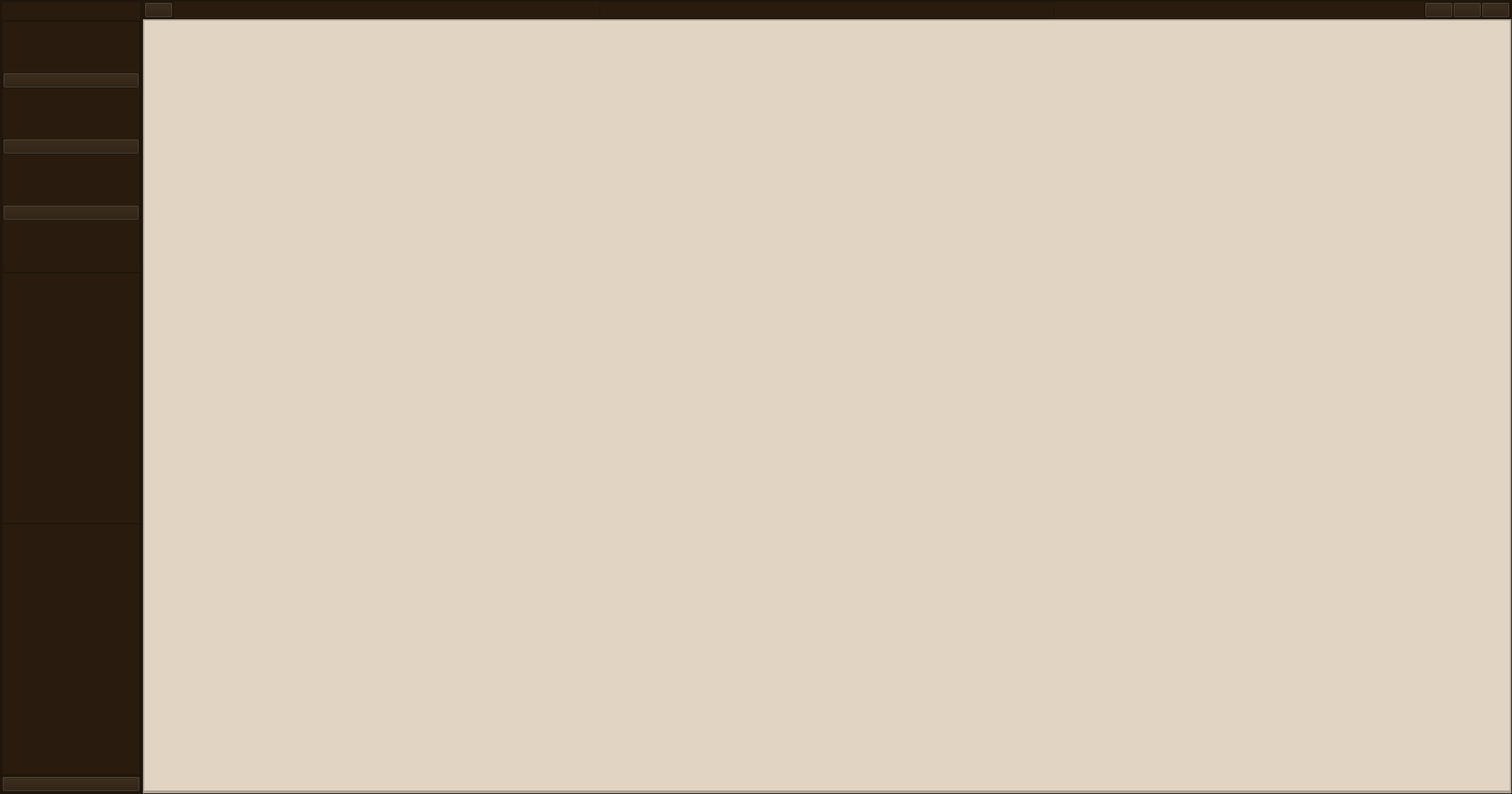
<?xml version="1.0" encoding="UTF-8"?>
<ui version="4.0">
 <class>MainWindow</class>
 <widget class="QMainWindow" name="MainWindow">
  <property name="geometry">
   <rect>
    <x>0</x>
    <y>0</y>
    <width>2126</width>
    <height>1116</height>
   </rect>
  </property>
  <property name="windowTitle">
   <string>MainWindow</string>
  </property>
  <property name="styleSheet">
   <string notr="true"/>
  </property>
  <widget class="QWidget" name="centralwidget">
   <property name="styleSheet">
    <string notr="true">background-color:rgb(41, 28, 14)</string>
   </property>
   <layout class="QHBoxLayout" name="horizontalLayout">
    <property name="spacing">
     <number>0</number>
    </property>
    <property name="leftMargin">
     <number>0</number>
    </property>
    <property name="topMargin">
     <number>0</number>
    </property>
    <property name="rightMargin">
     <number>0</number>
    </property>
    <property name="bottomMargin">
     <number>0</number>
    </property>
    <item>
     <widget class="QFrame" name="sideMenuContainer">
      <property name="minimumSize">
       <size>
        <width>200</width>
        <height>0</height>
       </size>
      </property>
      <property name="maximumSize">
       <size>
        <width>0</width>
        <height>16777215</height>
       </size>
      </property>
      <property name="frameShape">
       <enum>QFrame::StyledPanel</enum>
      </property>
      <property name="frameShadow">
       <enum>QFrame::Raised</enum>
      </property>
      <layout class="QVBoxLayout" name="verticalLayout_2">
       <property name="spacing">
        <number>0</number>
       </property>
       <property name="leftMargin">
        <number>0</number>
       </property>
       <property name="topMargin">
        <number>0</number>
       </property>
       <property name="rightMargin">
        <number>0</number>
       </property>
       <property name="bottomMargin">
        <number>0</number>
       </property>
       <item>
        <widget class="QFrame" name="sideMenu">
         <property name="minimumSize">
          <size>
           <width>196</width>
           <height>0</height>
          </size>
         </property>
         <property name="styleSheet">
          <string notr="true">background-color: rgb(41, 28, 14)</string>
         </property>
         <property name="frameShape">
          <enum>QFrame::StyledPanel</enum>
         </property>
         <property name="frameShadow">
          <enum>QFrame::Raised</enum>
         </property>
         <layout class="QVBoxLayout" name="verticalLayout_3">
          <property name="spacing">
           <number>0</number>
          </property>
          <property name="leftMargin">
           <number>0</number>
          </property>
          <property name="topMargin">
           <number>0</number>
          </property>
          <property name="rightMargin">
           <number>0</number>
          </property>
          <property name="bottomMargin">
           <number>0</number>
          </property>
          <item alignment="Qt::AlignTop">
           <widget class="QFrame" name="frame">
            <property name="frameShape">
             <enum>QFrame::StyledPanel</enum>
            </property>
            <property name="frameShadow">
             <enum>QFrame::Raised</enum>
            </property>
            <layout class="QVBoxLayout" name="verticalLayout_4">
             <property name="spacing">
              <number>0</number>
             </property>
             <property name="leftMargin">
              <number>0</number>
             </property>
             <property name="topMargin">
              <number>11</number>
             </property>
             <property name="rightMargin">
              <number>0</number>
             </property>
             <property name="bottomMargin">
              <number>0</number>
             </property>
             <item alignment="Qt::AlignHCenter|Qt::AlignTop">
              <widget class="QLabel" name="label">
               <property name="text">
                <string/>
               </property>
               <property name="pixmap">
                <pixmap resource="images.qrc">:/icons/images/icons/logo.png</pixmap>
               </property>
              </widget>
             </item>
            </layout>
           </widget>
          </item>
          <item>
           <widget class="QFrame" name="frame_5">
            <property name="sizePolicy">
             <sizepolicy hsizetype="Preferred" vsizetype="Expanding">
              <horstretch>0</horstretch>
              <verstretch>0</verstretch>
             </sizepolicy>
            </property>
            <property name="frameShape">
             <enum>QFrame::StyledPanel</enum>
            </property>
            <property name="frameShadow">
             <enum>QFrame::Raised</enum>
            </property>
            <layout class="QVBoxLayout" name="verticalLayout_5">
             <property name="spacing">
              <number>0</number>
             </property>
             <property name="leftMargin">
              <number>0</number>
             </property>
             <property name="topMargin">
              <number>0</number>
             </property>
             <property name="rightMargin">
              <number>0</number>
             </property>
             <property name="bottomMargin">
              <number>0</number>
             </property>
             <item>
              <widget class="QFrame" name="frame_7">
               <property name="frameShape">
                <enum>QFrame::StyledPanel</enum>
               </property>
               <property name="frameShadow">
                <enum>QFrame::Raised</enum>
               </property>
               <layout class="QVBoxLayout" name="verticalLayout_6">
                <property name="spacing">
                 <number>0</number>
                </property>
                <property name="leftMargin">
                 <number>0</number>
                </property>
                <property name="topMargin">
                 <number>0</number>
                </property>
                <property name="rightMargin">
                 <number>0</number>
                </property>
                <property name="bottomMargin">
                 <number>0</number>
                </property>
                <item>
                 <widget class="QPushButton" name="homeButton">
                  <property name="styleSheet">
                   <string notr="true">QPushButton:hover {
    background-color: rgba(225, 212, 194, 0.4);
}</string>
                  </property>
                  <property name="text">
                   <string/>
                  </property>
                  <property name="icon">
                   <iconset resource="images.qrc">
                    <normaloff>:/buttons/images/buttons/Home.png</normaloff>:/buttons/images/buttons/Home.png</iconset>
                  </property>
                  <property name="iconSize">
                   <size>
                    <width>80</width>
                    <height>24</height>
                   </size>
                  </property>
                  <property name="flat">
                   <bool>false</bool>
                  </property>
                 </widget>
                </item>
                <item>
                 <widget class="QPushButton" name="generateButton">
                  <property name="styleSheet">
                   <string notr="true">QPushButton:hover {
    background-color: rgba(225, 212, 194, 0.4);
}</string>
                  </property>
                  <property name="text">
                   <string/>
                  </property>
                  <property name="icon">
                   <iconset resource="images.qrc">
                    <normaloff>:/buttons/images/buttons/Generate.png</normaloff>:/buttons/images/buttons/Generate.png</iconset>
                  </property>
                  <property name="iconSize">
                   <size>
                    <width>80</width>
                    <height>24</height>
                   </size>
                  </property>
                  <property name="flat">
                   <bool>false</bool>
                  </property>
                 </widget>
                </item>
                <item>
                 <widget class="QPushButton" name="aboutButton">
                  <property name="styleSheet">
                   <string notr="true">QPushButton:hover {
    background-color: rgba(225, 212, 194, 0.4);
}</string>
                  </property>
                  <property name="text">
                   <string/>
                  </property>
                  <property name="icon">
                   <iconset resource="images.qrc">
                    <normaloff>:/buttons/images/buttons/About.png</normaloff>:/buttons/images/buttons/About.png</iconset>
                  </property>
                  <property name="iconSize">
                   <size>
                    <width>80</width>
                    <height>24</height>
                   </size>
                  </property>
                  <property name="flat">
                   <bool>false</bool>
                  </property>
                 </widget>
                </item>
               </layout>
              </widget>
             </item>
             <item>
              <widget class="QFrame" name="frame_8">
               <property name="frameShape">
                <enum>QFrame::StyledPanel</enum>
               </property>
               <property name="frameShadow">
                <enum>QFrame::Raised</enum>
               </property>
              </widget>
             </item>
             <item>
              <widget class="QFrame" name="frame_9">
               <property name="frameShape">
                <enum>QFrame::StyledPanel</enum>
               </property>
               <property name="frameShadow">
                <enum>QFrame::Raised</enum>
               </property>
              </widget>
             </item>
            </layout>
           </widget>
          </item>
          <item alignment="Qt::AlignBottom">
           <widget class="QFrame" name="frame_6">
            <property name="frameShape">
             <enum>QFrame::StyledPanel</enum>
            </property>
            <property name="frameShadow">
             <enum>QFrame::Raised</enum>
            </property>
            <layout class="QHBoxLayout" name="horizontalLayout_6">
             <property name="spacing">
              <number>0</number>
             </property>
             <property name="leftMargin">
              <number>0</number>
             </property>
             <property name="topMargin">
              <number>0</number>
             </property>
             <property name="rightMargin">
              <number>0</number>
             </property>
             <property name="bottomMargin">
              <number>0</number>
             </property>
             <item>
              <widget class="QPushButton" name="exitButton">
               <property name="styleSheet">
                <string notr="true">QPushButton:hover {
    background-color: rgba(225, 212, 194, 0.4);
}</string>
               </property>
               <property name="text">
                <string/>
               </property>
               <property name="icon">
                <iconset resource="images.qrc">
                 <normaloff>:/buttons/images/buttons/Exit.png</normaloff>:/buttons/images/buttons/Exit.png</iconset>
               </property>
               <property name="iconSize">
                <size>
                 <width>24</width>
                 <height>16</height>
                </size>
               </property>
              </widget>
             </item>
            </layout>
           </widget>
          </item>
         </layout>
        </widget>
       </item>
      </layout>
     </widget>
    </item>
    <item>
     <widget class="QFrame" name="mainBody">
      <property name="frameShape">
       <enum>QFrame::StyledPanel</enum>
      </property>
      <property name="frameShadow">
       <enum>QFrame::Raised</enum>
      </property>
      <layout class="QVBoxLayout" name="verticalLayout">
       <property name="spacing">
        <number>0</number>
       </property>
       <property name="leftMargin">
        <number>0</number>
       </property>
       <property name="topMargin">
        <number>0</number>
       </property>
       <property name="rightMargin">
        <number>0</number>
       </property>
       <property name="bottomMargin">
        <number>0</number>
       </property>
       <item alignment="Qt::AlignTop">
        <widget class="QFrame" name="header">
         <property name="styleSheet">
          <string notr="true">background-color:rgb(41, 28, 14)</string>
         </property>
         <property name="frameShape">
          <enum>QFrame::StyledPanel</enum>
         </property>
         <property name="frameShadow">
          <enum>QFrame::Raised</enum>
         </property>
         <layout class="QHBoxLayout" name="horizontalLayout_2">
          <property name="spacing">
           <number>0</number>
          </property>
          <property name="leftMargin">
           <number>0</number>
          </property>
          <property name="topMargin">
           <number>0</number>
          </property>
          <property name="rightMargin">
           <number>0</number>
          </property>
          <property name="bottomMargin">
           <number>0</number>
          </property>
          <item alignment="Qt::AlignLeft">
           <widget class="QFrame" name="frame_3">
            <property name="frameShape">
             <enum>QFrame::StyledPanel</enum>
            </property>
            <property name="frameShadow">
             <enum>QFrame::Raised</enum>
            </property>
            <layout class="QHBoxLayout" name="horizontalLayout_4">
             <property name="spacing">
              <number>0</number>
             </property>
             <property name="leftMargin">
              <number>0</number>
             </property>
             <property name="topMargin">
              <number>0</number>
             </property>
             <property name="rightMargin">
              <number>0</number>
             </property>
             <property name="bottomMargin">
              <number>0</number>
             </property>
             <item>
              <widget class="QPushButton" name="sideDrawerButton">
               <property name="styleSheet">
                <string notr="true">QPushButton:hover {
    background-color: rgba(225, 212, 194, 0.4); 
}</string>
               </property>
               <property name="text">
                <string/>
               </property>
               <property name="icon">
                <iconset resource="images.qrc">
                 <normaloff>:/icons/images/icons/openDrawer.png</normaloff>:/icons/images/icons/openDrawer.png</iconset>
               </property>
               <property name="iconSize">
                <size>
                 <width>24</width>
                 <height>16</height>
                </size>
               </property>
              </widget>
             </item>
            </layout>
           </widget>
          </item>
          <item>
           <widget class="QFrame" name="frame_4">
            <property name="frameShape">
             <enum>QFrame::StyledPanel</enum>
            </property>
            <property name="frameShadow">
             <enum>QFrame::Raised</enum>
            </property>
           </widget>
          </item>
          <item alignment="Qt::AlignRight">
           <widget class="QFrame" name="frame_2">
            <property name="frameShape">
             <enum>QFrame::StyledPanel</enum>
            </property>
            <property name="frameShadow">
             <enum>QFrame::Raised</enum>
            </property>
            <layout class="QHBoxLayout" name="horizontalLayout_3">
             <property name="spacing">
              <number>0</number>
             </property>
             <property name="leftMargin">
              <number>0</number>
             </property>
             <property name="topMargin">
              <number>0</number>
             </property>
             <property name="rightMargin">
              <number>0</number>
             </property>
             <property name="bottomMargin">
              <number>0</number>
             </property>
             <item>
              <widget class="QPushButton" name="minimizeWindow">
               <property name="styleSheet">
                <string notr="true">QPushButton:hover {
    background-color: rgba(225, 212, 194, 0.4); 
}</string>
               </property>
               <property name="text">
                <string/>
               </property>
               <property name="icon">
                <iconset resource="images.qrc">
                 <normaloff>:/icons/images/icons/minimize.png</normaloff>:/icons/images/icons/minimize.png</iconset>
               </property>
               <property name="iconSize">
                <size>
                 <width>16</width>
                 <height>16</height>
                </size>
               </property>
              </widget>
             </item>
             <item>
              <widget class="QPushButton" name="maximizeWindow">
               <property name="styleSheet">
                <string notr="true">QPushButton:hover {
    background-color: rgba(225, 212, 194, 0.4); 
}</string>
               </property>
               <property name="text">
                <string/>
               </property>
               <property name="icon">
                <iconset resource="images.qrc">
                 <normaloff>:/icons/images/icons/maxWindow.png</normaloff>:/icons/images/icons/maxWindow.png</iconset>
               </property>
               <property name="iconSize">
                <size>
                 <width>16</width>
                 <height>16</height>
                </size>
               </property>
              </widget>
             </item>
             <item>
              <widget class="QPushButton" name="close">
               <property name="styleSheet">
                <string notr="true">QPushButton:hover {
    background-color: rgba(225, 212, 194, 0.4); 
}</string>
               </property>
               <property name="text">
                <string/>
               </property>
               <property name="icon">
                <iconset resource="images.qrc">
                 <normaloff>:/icons/images/icons/close.png</normaloff>:/icons/images/icons/close.png</iconset>
               </property>
               <property name="iconSize">
                <size>
                 <width>16</width>
                 <height>16</height>
                </size>
               </property>
              </widget>
             </item>
            </layout>
           </widget>
          </item>
         </layout>
        </widget>
       </item>
       <item>
        <widget class="QFrame" name="mainBodyContent">
         <property name="sizePolicy">
          <sizepolicy hsizetype="Preferred" vsizetype="Expanding">
           <horstretch>0</horstretch>
           <verstretch>0</verstretch>
          </sizepolicy>
         </property>
         <property name="styleSheet">
          <string notr="true">background-color: rgb(225, 212, 194)</string>
         </property>
         <property name="frameShape">
          <enum>QFrame::StyledPanel</enum>
         </property>
         <property name="frameShadow">
          <enum>QFrame::Raised</enum>
         </property>
         <layout class="QVBoxLayout" name="verticalLayout_7">
          <property name="spacing">
           <number>0</number>
          </property>
          <property name="leftMargin">
           <number>0</number>
          </property>
          <property name="topMargin">
           <number>0</number>
          </property>
          <property name="rightMargin">
           <number>0</number>
          </property>
          <property name="bottomMargin">
           <number>0</number>
          </property>
          <item>
           <widget class="QStackedWidget" name="stackedWidget">
            <property name="autoFillBackground">
             <bool>false</bool>
            </property>
            <property name="styleSheet">
             <string notr="true"/>
            </property>
            <property name="currentIndex">
             <number>1</number>
            </property>
            <widget class="QWidget" name="GeneratePage">
             <layout class="QVBoxLayout" name="verticalLayout_8">
              <property name="spacing">
               <number>0</number>
              </property>
              <property name="leftMargin">
               <number>0</number>
              </property>
              <property name="topMargin">
               <number>0</number>
              </property>
              <property name="rightMargin">
               <number>0</number>
              </property>
              <property name="bottomMargin">
               <number>0</number>
              </property>
              <item>
               <widget class="QFrame" name="frame_10">
                <property name="frameShape">
                 <enum>QFrame::StyledPanel</enum>
                </property>
                <property name="frameShadow">
                 <enum>QFrame::Raised</enum>
                </property>
                <layout class="QVBoxLayout" name="verticalLayout_9">
                 <property name="spacing">
                  <number>0</number>
                 </property>
                 <property name="leftMargin">
                  <number>0</number>
                 </property>
                 <property name="topMargin">
                  <number>0</number>
                 </property>
                 <property name="rightMargin">
                  <number>0</number>
                 </property>
                 <property name="bottomMargin">
                  <number>0</number>
                 </property>
                </layout>
               </widget>
              </item>
             </layout>
            </widget>
            <widget class="QWidget" name="HomePage">
             <layout class="QVBoxLayout" name="verticalLayout_10">
              <property name="spacing">
               <number>0</number>
              </property>
              <property name="leftMargin">
               <number>0</number>
              </property>
              <property name="topMargin">
               <number>0</number>
              </property>
              <property name="rightMargin">
               <number>0</number>
              </property>
              <property name="bottomMargin">
               <number>0</number>
              </property>
              <item>
               <widget class="QFrame" name="frame_11">
                <property name="frameShape">
                 <enum>QFrame::StyledPanel</enum>
                </property>
                <property name="frameShadow">
                 <enum>QFrame::Raised</enum>
                </property>
                <layout class="QVBoxLayout" name="verticalLayout_11">
                 <property name="spacing">
                  <number>0</number>
                 </property>
                 <property name="leftMargin">
                  <number>0</number>
                 </property>
                 <property name="topMargin">
                  <number>0</number>
                 </property>
                 <property name="rightMargin">
                  <number>0</number>
                 </property>
                 <property name="bottomMargin">
                  <number>0</number>
                 </property>
                 <item>
                  <widget class="QLabel" name="frontPage">
                   <property name="text">
                    <string/>
                   </property>
                   <property name="pixmap">
                    <pixmap resource="images.qrc">:/bgs/images/home.png</pixmap>
                   </property>
                   <property name="scaledContents">
                    <bool>true</bool>
                   </property>
                  </widget>
                 </item>
                </layout>
               </widget>
              </item>
             </layout>
            </widget>
            <widget class="QWidget" name="AboutPage">
             <property name="styleSheet">
              <string notr="true">background-color:rgb(85, 255, 127);</string>
             </property>
            </widget>
           </widget>
          </item>
         </layout>
        </widget>
       </item>
       <item alignment="Qt::AlignBottom">
        <widget class="QFrame" name="footer">
         <property name="styleSheet">
          <string notr="true">background-color:rgb(225, 212, 194)</string>
         </property>
         <property name="frameShape">
          <enum>QFrame::StyledPanel</enum>
         </property>
         <property name="frameShadow">
          <enum>QFrame::Raised</enum>
         </property>
         <layout class="QHBoxLayout" name="horizontalLayout_5">
          <property name="spacing">
           <number>0</number>
          </property>
          <property name="leftMargin">
           <number>0</number>
          </property>
          <property name="topMargin">
           <number>0</number>
          </property>
          <property name="rightMargin">
           <number>0</number>
          </property>
          <property name="bottomMargin">
           <number>0</number>
          </property>
         </layout>
        </widget>
       </item>
      </layout>
     </widget>
    </item>
   </layout>
  </widget>
 </widget>
 <resources>
  <include location="images.qrc"/>
 </resources>
 <connections/>
</ui>
